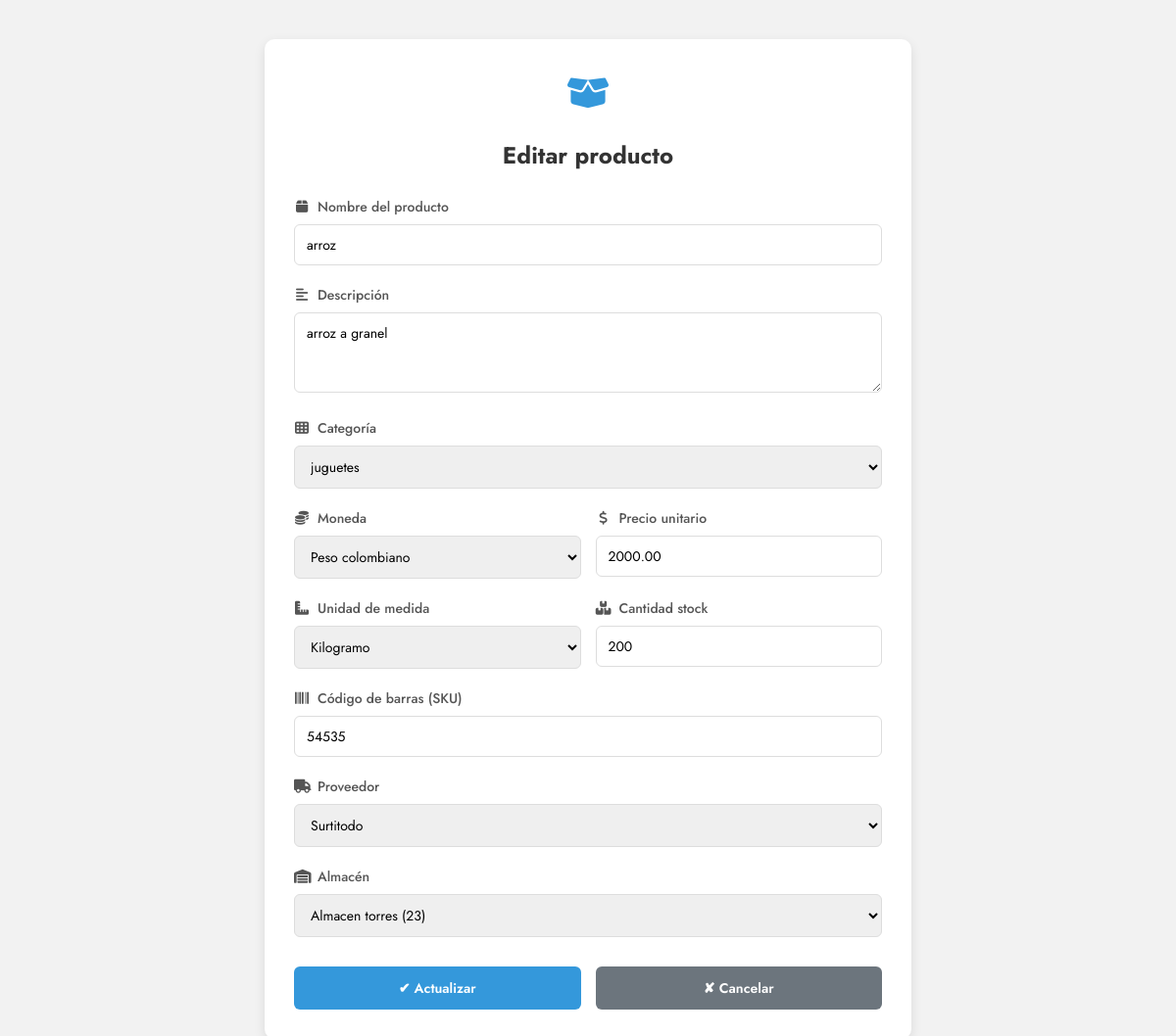
/productos/editar/1/ (signed in), run on an earlier commit of the app's database.
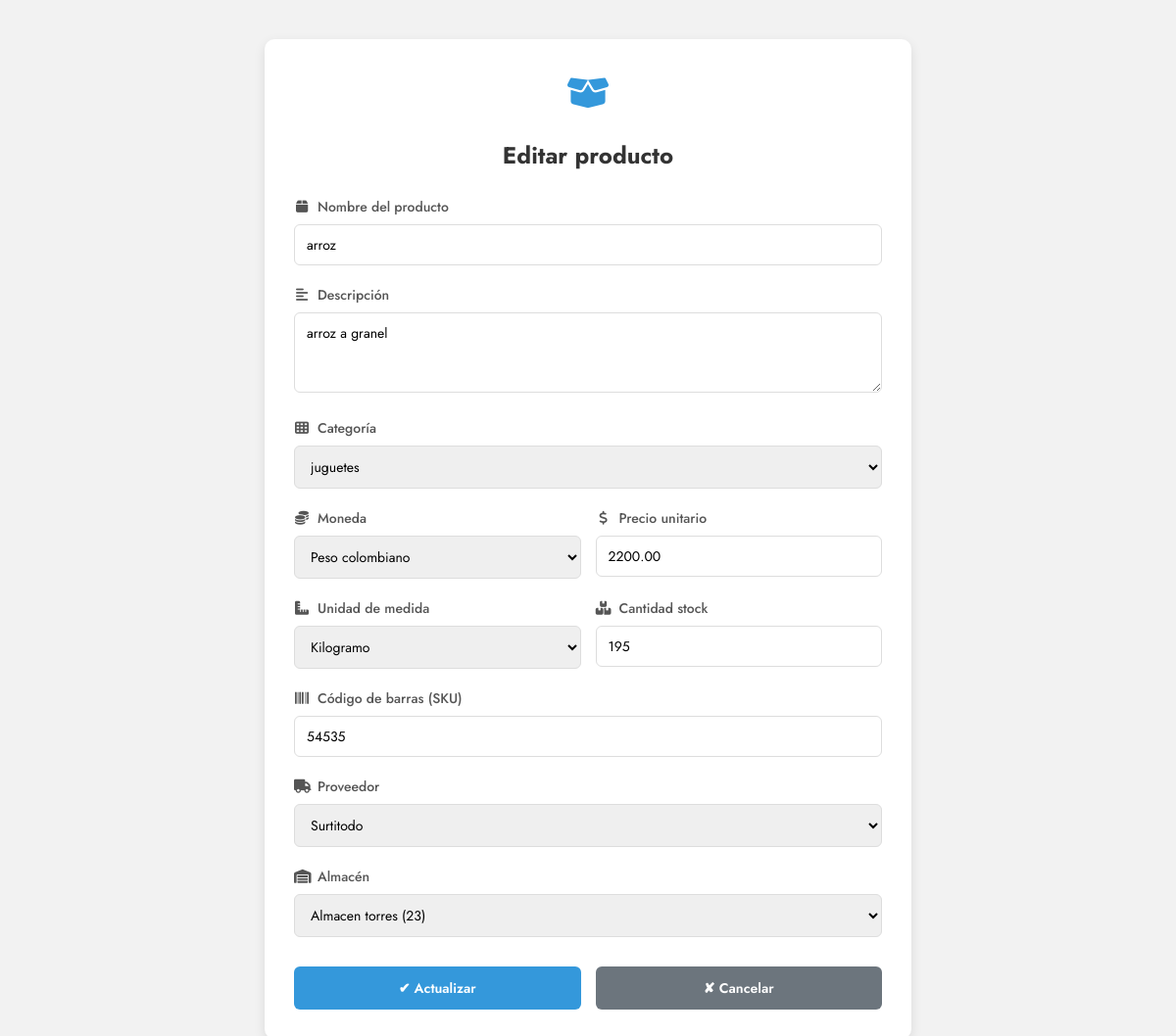
And on a later commit of the database.
### account/models.py (models this page shows, shortened)
class Producto(models.Model):
    UNIDAD_CHOICES = [
        ('kg', 'Kilogramo'),
        ('ml', 'Mililitro'),
        ('litro', 'Litro'),
        ('unidad', 'Unidad'),
    ]
    MONEDA_CHOICES = [
        ('COP', 'Peso colombiano'),
        ('USD', 'Dólar estadounidense'),
        ('EUR', 'Euro'),
    ]
    nombre = models.CharField(max_length=100)
    descripcion = models.TextField(blank=True, null=True)
    categoria = models.ForeignKey(Categoria, on_delete=models.SET_NULL, null=True, blank=True)
    precio_unitario = models.DecimalField(max_digits=10, decimal_places=2)
    moneda = models.CharField(max_length=3, choices=MONEDA_CHOICES, default='COP')
    cantidad = models.PositiveIntegerField(default=0)
    unidad = models.CharField(max_length=20, choices=UNIDAD_CHOICES, default='unidad')
    sku = models.CharField(max_length=100, unique=True)
    proveedor = models.ForeignKey(Proveedor, on_delete=models.SET_NULL, null=True, blank=True)
    almacen = models.ForeignKey(Almacen, on_delete=models.SET_NULL, null=True, blank=True)
    estado = models.BooleanField(default=True)
    fecha_creacion = models.DateTimeField(auto_now_add=True)
    fecha_modificacion = models.DateTimeField(auto_now=True)
    class Meta:
        verbose_name = 'Producto'
        verbose_name_plural = 'Productos'
        ordering = ['nombre']

### account/views.py (the view)
# urls.py: path('productos/editar/<int:pk>/', producto_editar, name='producto_editar'),
@login_required_custom
@role_required(module='productos', action='actualizar')
def producto_editar(request, pk):
    producto = get_object_or_404(Producto, pk=pk)
    if request.method == 'POST':
        form = ProductoForm(request.POST, instance=producto)
        if form.is_valid():
            producto = form.save(commit=False)
            producto.estado = True  # ← FUERZA ACTIVO AL EDITAR (evita cambios accidentales)
            producto.save()
            messages.success(request, 'Producto actualizado exitosamente.')
            return redirect('productos_listar')
        else:
            messages.error(request, 'Error al actualizar el producto. Por favor, revisa los datos.')
    else:
        form = ProductoForm(instance=producto)
    categorias = Categoria.objects.filter(estado=True)
    proveedores = Proveedor.objects.filter(estado=True)
    almacenes = Almacen.objects.filter(estado=True)
    monedas = Producto.MONEDA_CHOICES
    return render(request, 'account/producto_form.html', {
        'form': form,
        'producto': producto,
        'categorias': categorias,
        'proveedores': proveedores,
        'almacenes': almacenes,
        'monedas': monedas,
        'titulo': 'Editar Producto',
        'editar': True
    })

### account/models.py (called while the page is built)
    def __str__(self):
        return self.nombre

    def __str__(self):
        return self.nombre

    def __str__(self):
        return f"{self.nombre} ({self.numero if self.numero else 'N/A'})"

### account/templates/account/producto_form.html (shortened to what this page needs)
{% load static %}
<!DOCTYPE html>
<html lang="es">
<head>
    <link rel="stylesheet" href="{% static 'account/css/productos.css' %}">
    <link rel="stylesheet" href="https://cdnjs.cloudflare.com/ajax/libs/font-awesome/6.5.0/css/all.min.css">
</head>
<body class="form-centered">
<div class="card">
    <div class="icono-titulo">
        <i class="fas fa-box-open"></i>
    </div>
    <h2>{% if editar %}Editar{% else %}Nuevo{% endif %} producto</h2>
    <form method="post">
        <div class="form-group">
            <label for="{{ form.nombre.id_for_label }}"><i class="fas fa-box"></i> Nombre del producto</label>
            {{ form.nombre }}
        </div>
        <div class="form-group">
            <label for="{{ form.descripcion.id_for_label }}"><i class="fas fa-align-left"></i> Descripción</label>
            {{ form.descripcion }}
        </div>
        <div class="form-group">
            <label for="{{ form.categoria.id_for_label }}"><i class="fas fa-th"></i> Categoría</label>
            {{ form.categoria }}
        </div>
        <div class="row">
            <div class="form-group">
                <label for="{{ form.moneda.id_for_label }}"><i class="fas fa-coins"></i> Moneda</label>
                {{ form.moneda }}
            </div>
            <div class="form-group">
                <label for="{{ form.precio_unitario.id_for_label }}"><i class="fas fa-dollar-sign"></i> Precio unitario</label>
                {{ form.precio_unitario }}
            </div>
        </div>
        <div class="row">
            <div class="form-group">
                <label for="{{ form.unidad.id_for_label }}"><i class="fas fa-ruler-combined"></i> Unidad de medida</label>
                {{ form.unidad }}
            </div>
            <div class="form-group">
                <label for="{{ form.cantidad.id_for_label }}"><i class="fas fa-boxes"></i> Cantidad stock</label>
                {{ form.cantidad }}
            </div>
        </div>
        <div class="form-group">
            <label for="{{ form.sku.id_for_label }}"><i class="fas fa-barcode"></i> Código de barras (SKU)</label>
            {{ form.sku }}
        </div>
        <div class="form-group">
            <label for="{{ form.proveedor.id_for_label }}"><i class="fas fa-truck"></i> Proveedor</label>
            {{ form.proveedor }}
        </div>
        <div class="form-group">
            <label for="{{ form.almacen.id_for_label }}"><i class="fas fa-warehouse"></i> Almacén</label>
            {{ form.almacen }}
        </div>
        <div class="botones">
            <button class="guardar" type="submit">
                {% if editar %}✔ Actualizar{% else %}✔ Guardar{% endif %}
            </button>
            <a href="{% url 'productos_listar' %}" class="cancelar">✘ Cancelar</a>
        </div>
    </form>
</div>
</body>
</html>

What changed in the data, as far as the page shows it:
changed Producto "arroz": precio_unitario "2000.00" → "2200.00"; cantidad "200" → "195"
